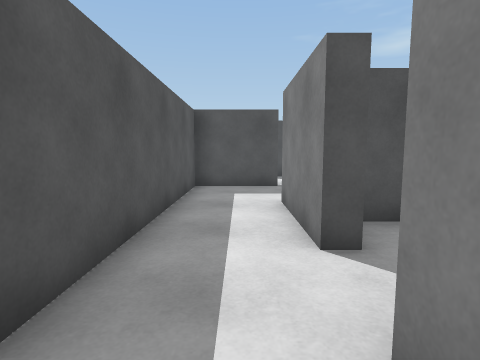
view 1 (above)

20 first-person views from a walk through a Unity game level. The camera is 1.2 m above the floor, tilts 6° down and sees 80° across. The floor is counted in squares, 1 m on a side. Each view is taken from the middle of a square. On the plan, view 1 faces up. The plan holds only what a view shows up to about 13 squares ahead; the rest is blank. The player is left out.

view 2
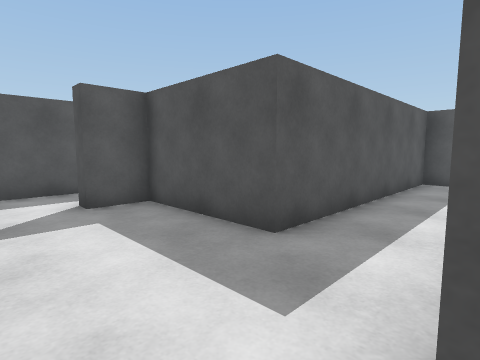

view 3
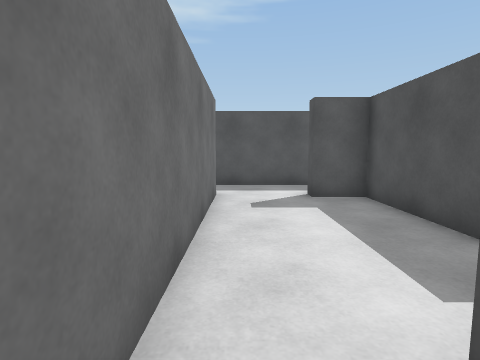

view 4
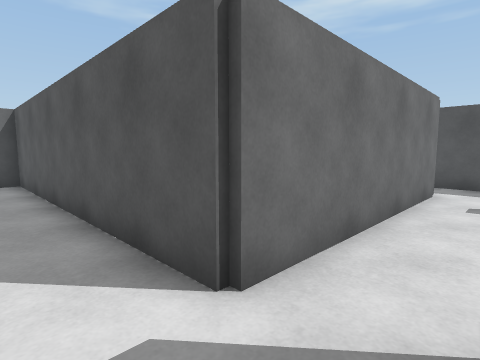

view 5
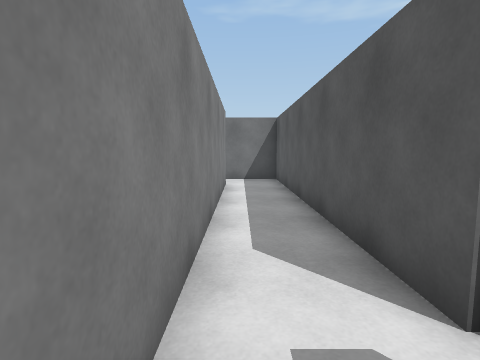

view 6
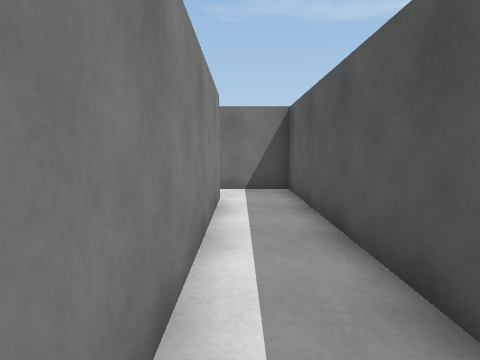

view 7
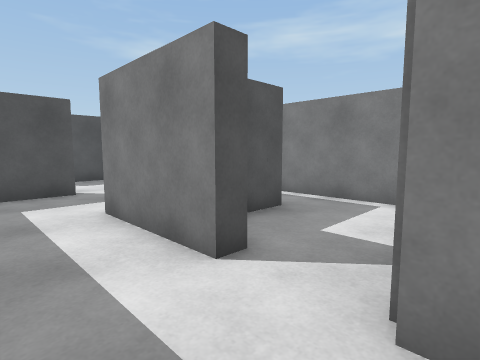

view 8
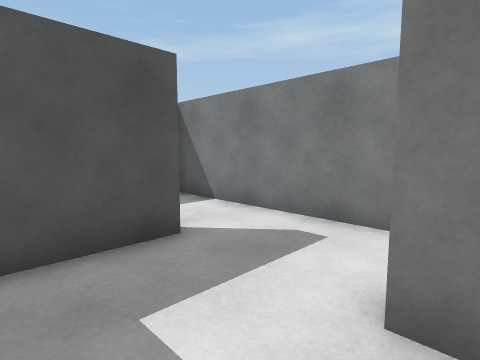

view 9
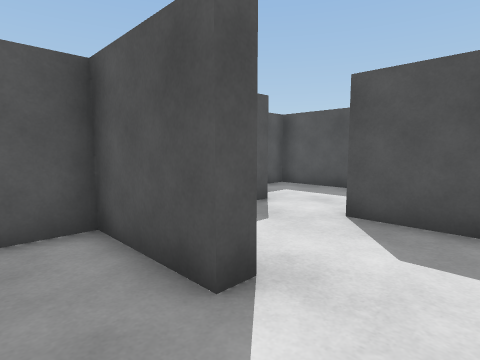

view 10
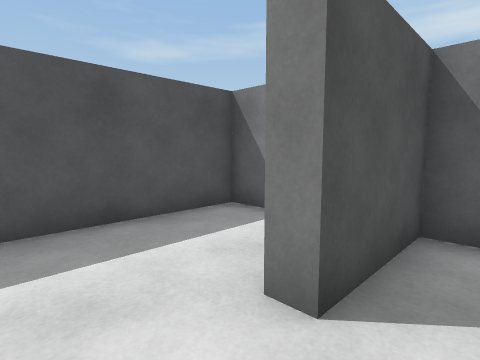

view 11
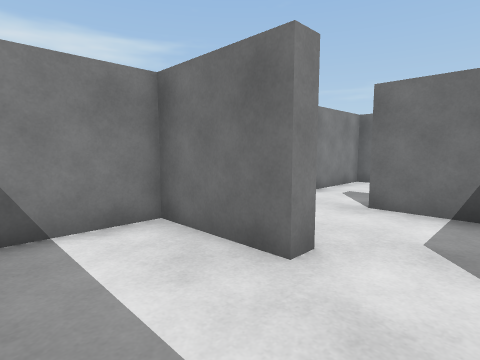

view 12
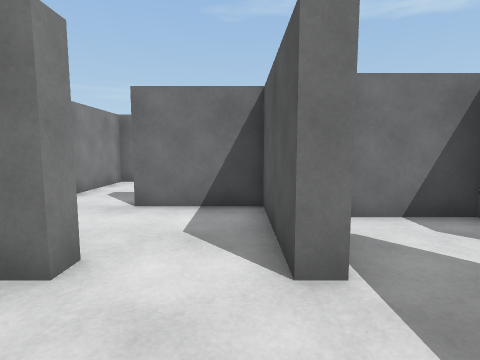

view 13
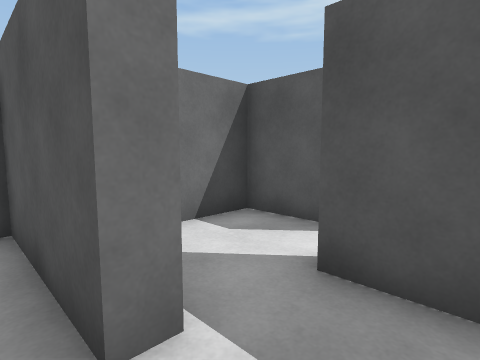

view 14
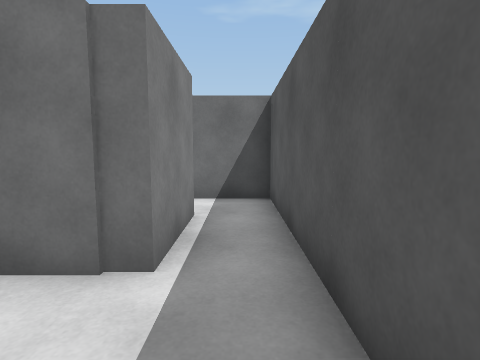

view 15
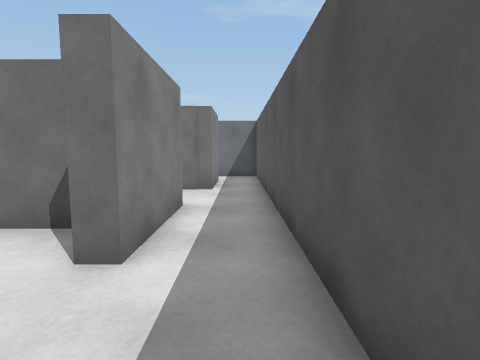

view 16
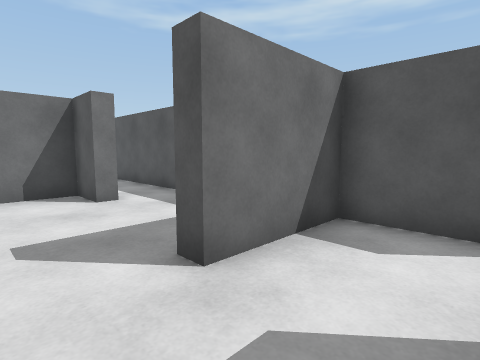

view 17
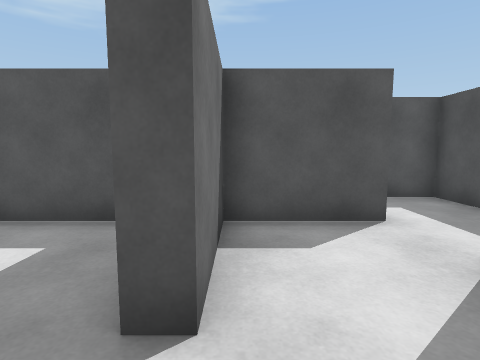

view 18
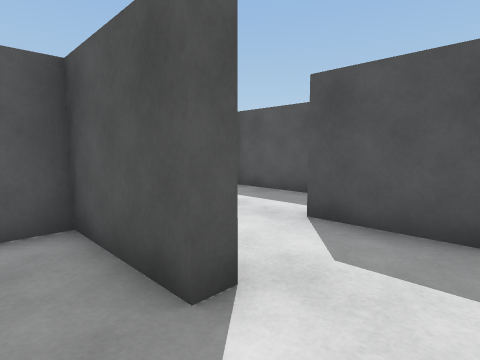

view 19
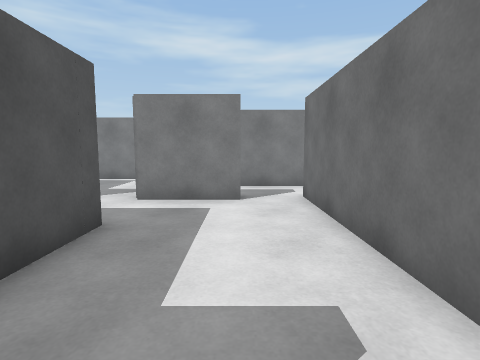

view 20
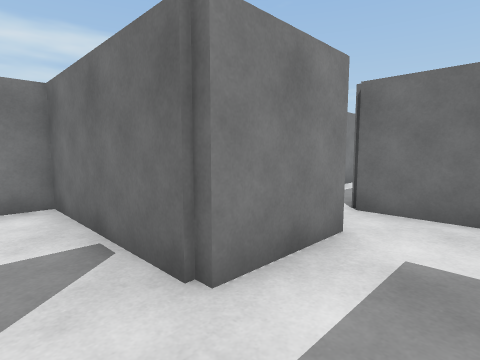

### Floor plan
Ten units are one square. View 1 is at (0, 0); x grows to the right and y downward. Boxes are objects, and circles mark ways between rooms. Rooms are numbered by the first view taken in them; rooms with no view inside come last. Other rooms are left out.
<svg viewBox="-89 -172 152 304">
<path fill="none" stroke="#000" d="M-62 52 -62 26 5 26M-15 -12 -53 -12 -53 1 -58 1M-78 5 -78 70 -59 70M9 11 9 -6M5 26 15 26 15 127 36 127M35 110 35 10M30 -52 35 -52 35 -106M40 -47 20 -47M15 -33 9 -33 9 -66M13 -100 13 -95 -15 -95 -15 -12M9 -6 9 -16 58 -16 58 -46M-15 -125 -15 -100 13 -100M9 -130 9 -135 35 -135 35 -167 -35 -167 -35 -135M-21 -135 -15 -135 -15 -125M-47 -72 -78 -72 -78 5M-58 1 -58 -31 -53 -31 -53 -16 -32 -16M-32 -105 -59 -105M-66 -77 -47 -77 -47 -72M35 -106 35 -130 9 -130M-78 -105 -78 -77 -66 -77M-72 -130 -84 -130M-53 -126 -53 -110 -30 -110"/>
<circle cx="10" cy="20" r="3" fill="#2a7"/>
<circle cx="-5" cy="-10" r="3" fill="#2a7"/>
<circle cx="-70" cy="10" r="3" fill="#2a7"/>
<circle cx="25" cy="-100" r="3" fill="#2a7"/>
<circle cx="-5" cy="-130" r="3" fill="#2a7"/>
<circle cx="10" cy="-115" r="3" fill="#2a7"/>
<circle cx="-30" cy="-140" r="3" fill="#2a7"/>
<circle cx="-35" cy="-75" r="3" fill="#2a7"/>
<circle cx="-55" cy="-95" r="3" fill="#2a7"/>
<text x="-40" y="20">1</text>
<text x="20" y="60">2</text>
<text x="20" y="-60">3</text>
<text x="-10" y="-120">4</text>
<text x="0" y="-150">5</text>
<text x="-50" y="-40">6</text>
<text x="-40" y="-90">7</text>
<text x="20" y="-120">8</text>
<text x="-70" y="-110">9</text>
<text x="-40" y="-130">10</text>
</svg>
Room 1 opens to room 2. Room 1 opens to room 3. Room 1 opens to room 6. Room 3 opens to room 8. Room 4 opens to room 5. Room 4 opens to room 8. Room 5 opens to room 10. Room 6 opens to room 7. Room 7 opens to room 9.

Where each view was taken, in squares from view 1:
view 1: 0 up, 0 right, facing up
view 2: 2 down, 1 right, facing up-left
view 3: 2 down, 2 right, facing left
view 4: 1 down, 3 right, facing down-left
view 5: 1 down, 3 right, facing down
view 6: 4 down, 3 right, facing down
view 7: 1 up, 1 left, facing up-right
view 8: 6 up, 1 left, facing up-right
view 9: 8 up, 3 right, facing up-left
view 10: 12 up, 1 left, facing up-right
view 11: 16 up, 1 left, facing down-right
view 12: 16 up, 1 left, facing down
view 13: 15 up, 1 left, facing down-left
view 14: 0 up, 7 left, facing down
view 15: 6 up, 7 left, facing down
view 16: 10 up, 3 left, facing down-left
view 17: 8 up, 3 left, facing left
view 18: 6 up, 3 left, facing up-left
view 19: 1 down, 6 left, facing right
view 20: 3 up, 1 left, facing down-right
